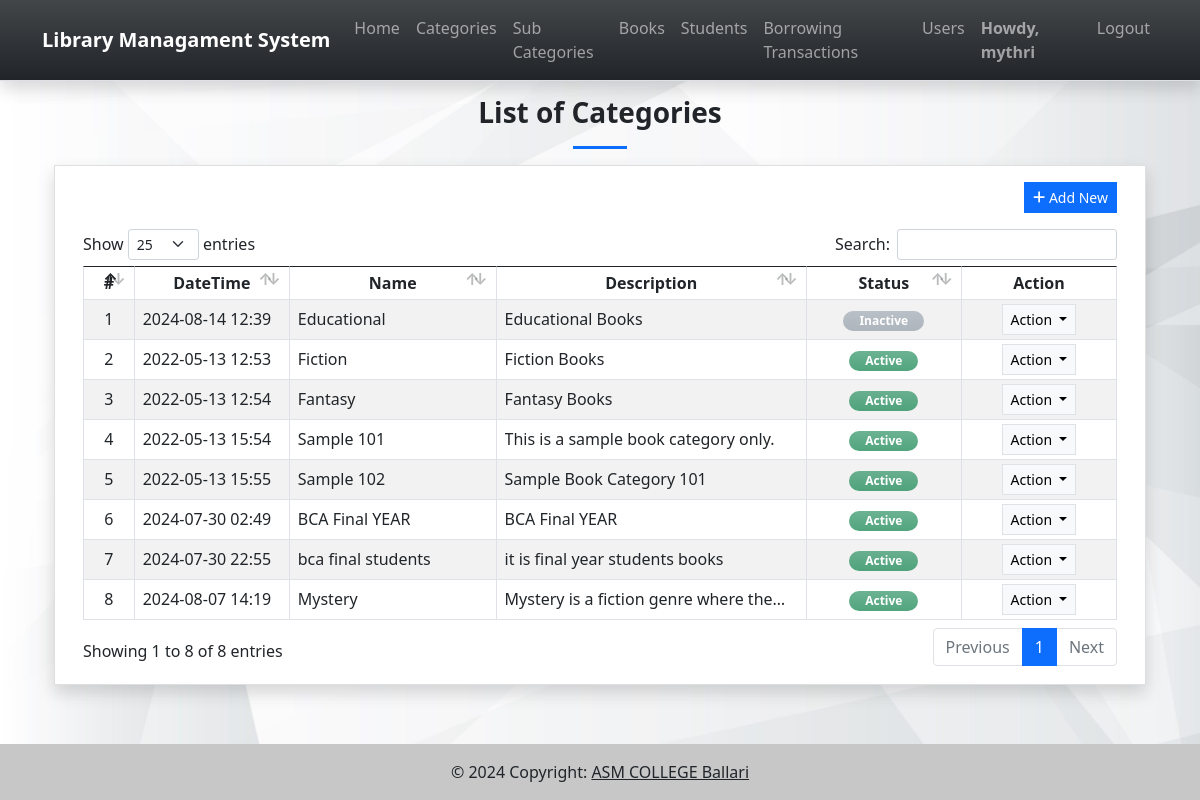
The app's page /category (signed in) with its own data.
### lmsApp/models.py (models this page shows, shortened)
class Category(models.Model):
    name = models.CharField(max_length=250)
    description = models.TextField(blank=True, null= True)
    status = models.CharField(max_length=2, choices=(('1','Active'), ('2','Inactive')), default = 1)
    delete_flag = models.IntegerField(default = 0)
    date_added = models.DateTimeField(default = timezone.now)
    date_created = models.DateTimeField(auto_now = True)
    class Meta:
        verbose_name_plural = "List of Categories"

### lmsApp/views.py (the view)
# urls.py: path('category',views.category,name='category-page'),
@login_required
def category(request):
    context = context_data(request)
    context['page'] = 'category'
    context['page_title'] = "Category List"
    context['category'] = models.Category.objects.filter(delete_flag = 0).all()
    return render(request, 'category.html', context)

### lmsApp/views.py (called while the page is built)
def context_data(request):
    fullpath = request.get_full_path()
    abs_uri = request.build_absolute_uri()
    abs_uri = abs_uri.split(fullpath)[0]
    context = {
        'system_host' : abs_uri,
        'page_name' : '',
        'page_title' : '',
        'system_name' : 'Library Managament System',
        'topbar' : True,
        'footer' : True,
    }
    return context

### lmsApp/templates/category.html (shortened to what this page needs)
{% extends 'base.html' %} {% load static %} {% block pageContent %}
<section class="py-4">
    <div class="container">
        <h3 class="fw-bolder text-center">List of Categories</h3>
        <center>
            <hr class="bg-primary opacity-100" style="height:3px" width="5%">
        </center>
        <div class="card rounded-0 shadow">
            <div class="card-body">
                <div class="container-fluid">
                    <div class="text-end mb-3">
                        <button class="btn btn-sm btn-primary rounded-0 bg-gradient-primary" type="button" id="create_new"><i class="fa fa-plus"></i> Add New</button>
                    </div>
                    <table class="table table-bordered table-striped" id="category-tbl">
                        <colcategory>
                            <col width="5%">
                            <col width="15%">
                            <col width="20%">
                            <col width="30%">
                            <col width="15%">
                            <col width="15%">
                        </colcategory>
                        <thead>
                            <tr>
                                <th class="text-center">#</th>
                                <th class="text-center">DateTime</th>
                                <th class="text-center">Name</th>
                                <th class="text-center">Description</th>
                                <th class="text-center">Status</th>
                                <th class="text-center">Action</th>
                            </tr>
                        </thead>
                        <tbody>
                            {% for cat in category %}
                            <tr>
                                <td class="text-center">{{ forloop.counter }}</td>
                                <td>{{ cat.date_created|date:"Y-m-d H:i" }}</td>
                                <td>{{ cat.name}}</td>
                                <td>
                                    <p class="m-0 truncate-1">{{ cat.description|safe }}</p>
                                </td>
                                <td class="text-center">
                                    {% if cat.status == '1' %}
                                    <span class="badge badge-success bg-gradient bg-success px-3 rounded-pill bg-opacity-75 text-sm py-1">Active</span> {% else %}
                                    <span class="badge badge-secondary bg-gradient bg-secondary px-3 rounded-pill bg-opacity-75 text-sm py-1">Inactive</span> {% endif %}
                                </td>
                                <td class="text-center">
                                    <div class="dropdown">
                                        <button class="btn btn-light btn-sm rounded-0 border dropdown-toggle" type="button" id="abtn{{cat.pk}}" data-bs-toggle="dropdown" aria-expanded="false">
                                          Action
                                        </button>
                                    </div>
                                </td>
                            </tr>
                            {% endfor %}
                        </tbody>
                    </table>
                </div>
            </div>
        </div>
    </div>
</section>
{% endblock pageContent %}

### lmsApp/templates/topNavigation.html (shortened to what this page needs)
{% load static %}
<header>
    <nav class="navbar navbar-expand-lg navbar-dark bg-dark bg-gradient fixed-top shadow border-bottom">
        <div class="container">
            <a class="navbar-brand" target="_blank" href="./">
                <b>{{system_name}}</b>
            </a>
            <div class="collapse navbar-collapse" id="navbarExample01">
                <ul class="navbar-nav me-auto mb-2 mb-lg-0" id="topNav">
                    {% if request.user.is_authenticated %}
                    <li class="nav-item">
                        <a class="nav-link" aria-current="page" href="{% url 'home-page' %}">Home</a>
                    </li>
                    <li class="nav-item">
                        <a class="nav-link" aria-current="page" href="{% url 'category-page' %}">Categories</a>
                    </li>
                    <li class="nav-item">
                        <a class="nav-link" aria-current="page" href="{% url 'sub_category-page' %}">Sub Categories</a>
                    </li>
                    <li class="nav-item">
                        <a class="nav-link" aria-current="page" href="{% url 'book-page' %}">Books</a>
                    </li>
                    <li class="nav-item">
                        <a class="nav-link" aria-current="page" href="{% url 'student-page' %}">Students</a>
                    </li>
                    <li class="nav-item">
                        <a class="nav-link" aria-current="page" href="{% url 'borrow-page' %}">Borrowing Transactions</a>
                    </li>
                    {% if request.user.is_superuser %}
                    <li class="nav-item">
                        <a class="nav-link" aria-current="page" href="{% url 'user-page' %}">Users</a>
                    </li>
                    {% endif %}
                    {% endif %}
                </ul>
                <ul class="navbar-nav d-flex flex-row">
                    {% if user.id %}
                    <li class="nav-item">
                        <a class="nav-link"  href="{% url 'profile-page' %}"><b>Howdy, {{user.username}}</b></a>
                    </li>
                    <li class="nav-item">
                        <a class="nav-link" aria-current="page" href="{% url 'logout' %}">Logout</a>
                    </li>
                    {% else %}
                    <li class="nav-item">
                        <a class="nav-link" aria-current="page" href="{% url 'login-page' %}">Login</a>
                    </li>
                    {% endif %}
                </ul>
            </div>
        </div>
    </nav>
</header>

### static/assets/default/css/style.css (style rules this page uses)
html, body { height: 100%; width: 100%; max-height: 100%; overflow: auto; display: flex; flex-direction: column; }
body>header { flex-shrink: auto; }
.bg-secondary { background-color: var(--bs-gray-500)!important; }
.truncate-1 { overflow: hidden; text-overflow: ellipsis; display: -webkit-box; -webkit-line-clamp: 1; -webkit-box-orient: vertical; width: calc(100%); }

### lmsApp/templates/base.html (style rules this page uses)
body { background-image:url("/static/assets/default/img/bg1.jpg"); background-size:cover; background-repeat:no-repeat; background-position:center center; }

### records on screen
Category: date_created "2024-08-14 12:39", name "Educational", description "Educational Books", status "Inactive"
Category: date_created "2022-05-13 12:53", name "Fiction", description "Fiction Books", status "Active"
Category: date_created "2022-05-13 12:54", name "Fantasy", description "Fantasy Books", status "Active"
Category: date_created "2022-05-13 15:54", name "Sample 101", description "This is a sample book category only.", status "Active"
Category: date_created "2022-05-13 15:55", name "Sample 102", description "Sample Book Category 101", status "Active"
Category: date_created "2024-07-30 02:49", name "BCA Final YEAR", description "BCA Final YEAR", status "Active"
Category: date_created "2024-07-30 22:55", name "bca final students", description "it is final year students books", status "Active"
Category: date_created "2024-08-07 14:19", name "Mystery", description "Mystery is a fiction genre where…", status "Active"

### other values on screen
{{ system_name }} "Library Managament System"
{{ user.username }} "mythri"
